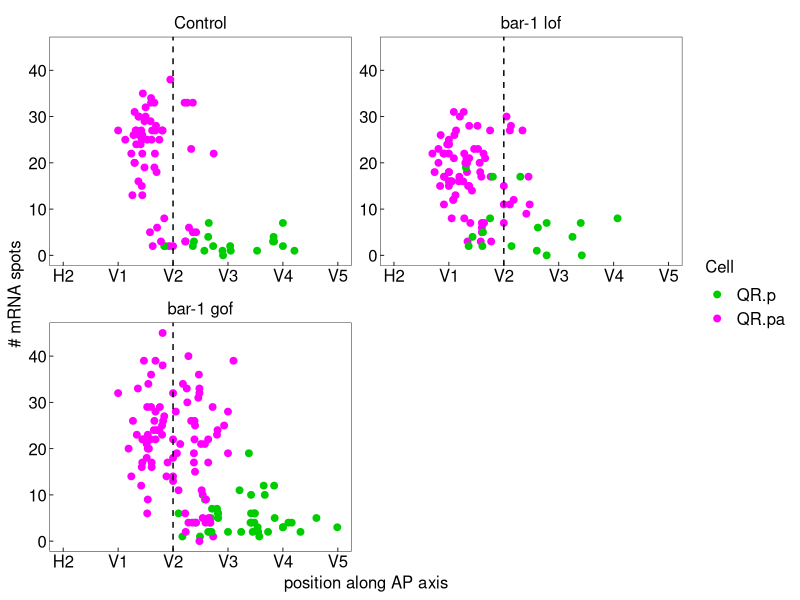
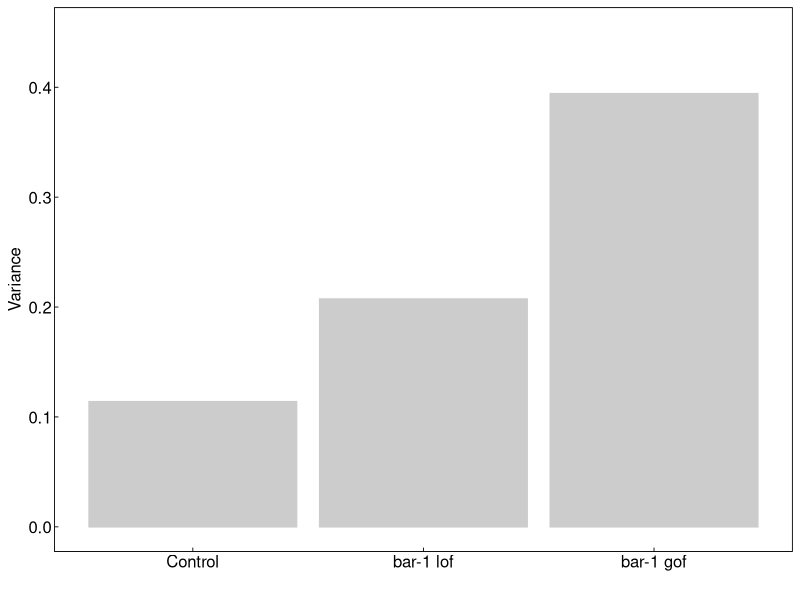
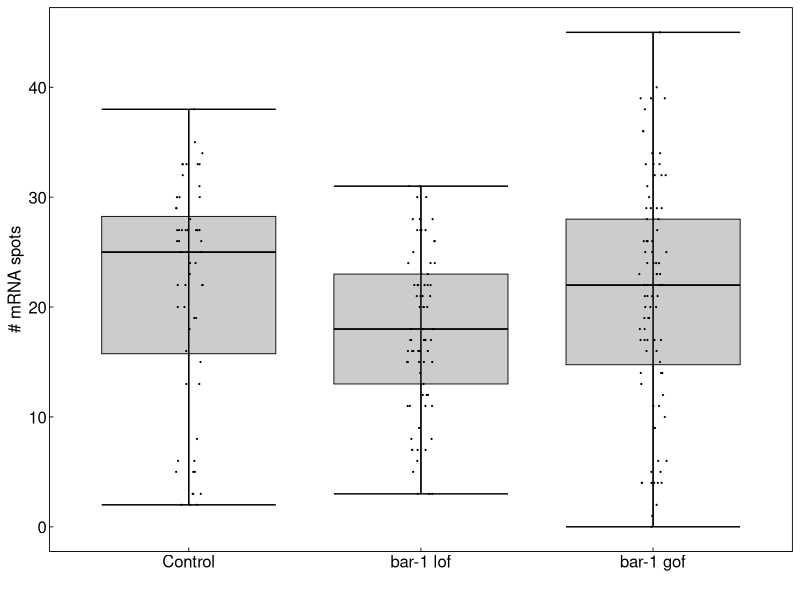

Write the R code that produced these figures, in order.
#load necessary packages
#install.packages("tibble")
library(tibble)
#install.packages("magrittr")
library(magrittr)
#install.packages("ggplot2")
library(ggplot2)
#install.packages("readxl")
library(readxl)
#install.packages("dplyr")
library(dplyr)
#install.packages("tidyr")
library(tidyr)

#set ggplot figure theme
migtheme <-   theme(axis.line = element_blank(),
                    axis.text = element_text(colour = "black", size = 12),
                    strip.text = element_text(colour = "black", size = 12),
                    legend.text = element_text(colour = "black", size = 12),
                    axis.title = element_text(colour = "black", size = 12),
                    axis.ticks = element_line(colour = "black", size = 0.3),
                    axis.ticks.length = unit(-0.1, "cm"),
                    legend.title = element_text(colour = "black", size = 12),
                    panel.border = element_rect(colour = "black", fill = NA, size = 0.3),
                    panel.grid = element_blank(),
                    plot.background = element_blank(),
                    panel.background = element_blank(),
                    legend.background = element_blank(),
                    legend.key = element_rect(fill = "white", colour = "white"),
                    strip.background = element_blank(),
                    text = element_text(colour = "black", family = "sans"))

#load data
KN2651 <- read_excel("KN2651_smFISH.xlsx")%>%
  add_column(label = "bar-1 gof")

KN1739 <- read_excel("KN1739_smFISH.xlsx")%>%
  add_column(label = "bar-1 lof")

SV1009 <- read_excel("SV1009_smFISH.xlsx")%>%
  add_column(label = "Control")%>%
  filter(Date %in% c("20210415", "20190813", "20191015")) #To ensure precise comparison for this figure, we only use the wild type data which was staged in parallel with the bar-1 strains

variances <- read_xlsx("Variances.xlsx")%>%
  slice(1)%>% #we plot only the most inclusive case, i.e. minimum 10 mig-1 expressed
  pivot_longer(cols = c(2:4))
variances$name <- factor(variances$name, levels = c("Control", "bar-1 lof", "bar-1 gof"))

all_bar1 <- bind_rows(KN2651, KN1739, SV1009)
all_bar1$label <- factor(all_bar1$label, levels = c("Control", "bar-1 lof", "bar-1 gof"))


#Create figure panels
fig.5A <- ggplot(filter(all_bar1, Cell %in% c("QR.p", "QR.pa")) , aes(x = Position, y = smFISH.Counts, colour = Cell))+
  geom_point(size = 2)+
  scale_x_continuous(labels = c("H2","V1", "V2", "V3", "V4", "V5"), limits = c(-1,4))+
  scale_y_continuous(limits = c(0,45))+
  geom_vline(xintercept = 1, colour = "black", lty = 2)+
  scale_color_manual(values = c("green3", "magenta", "darkorange1"))+
  labs(x = "position along AP axis", y = "# mRNA spots",colour = "Cell")+
  facet_wrap(~label, ncol = 2, scales = "free")+
  migtheme
fig.5A

fig.5B <- ggplot(variances, aes(x = name, y = value))+
  geom_col(fill = "Gray80", color = "Gray80")+
  scale_y_continuous(limits = c(0,0.45))+
  ylab("Variance")+
  xlab("")+
  migtheme
fig.5B

fig.S1C <- ggplot(filter(all_bar1, Cell == "QR.pa") , aes(x = label, y = smFISH.Counts))+
  xlab(label = "")+
  ylab("# mRNA spots")+
  geom_boxplot(colour = "black", fill = "Gray80", size = 0.3)+
  stat_boxplot(geom = 'errorbar')+
  geom_jitter(colour = "black", width = 0.06, height = 0, size = 0.1)+
  migtheme
fig.S1C

#statistical testing
# mig-1 expression level in QR of:
#bar-1 gain-of-function
t.test(filter(KN2651, Cell == "QR.pa")$smFISH.Counts,filter(SV1009, Cell == "QR.pa")$smFISH.Counts)#p = 0.8176
#bar-1 loss-of-function
t.test(filter(KN1739, Cell == "QR.pa")$smFISH.Counts,filter(SV1009,Cell == "QR.pa")$smFISH.Counts)#p = 0.01789